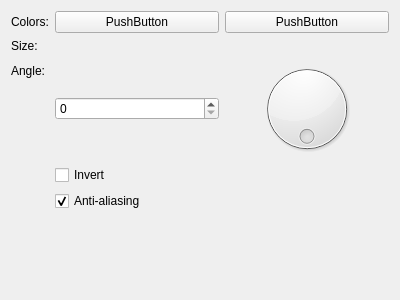
<?xml version="1.0" encoding="UTF-8"?>
<ui version="4.0">
 <class>WdgHalftone</class>
 <widget class="QWidget" name="WdgHalftone">
  <property name="geometry">
   <rect>
    <x>0</x>
    <y>0</y>
    <width>400</width>
    <height>300</height>
   </rect>
  </property>
  <property name="windowTitle">
   <string>Form</string>
  </property>
  <layout class="QFormLayout" name="formLayout">
   <item row="0" column="0">
    <widget class="QLabel" name="lblcolors">
     <property name="text">
      <string>Colors:</string>
     </property>
    </widget>
   </item>
   <item row="0" column="1">
    <layout class="QHBoxLayout" name="horizontalLayout">
     <item>
      <widget class="KisColorButton" name="bnforeground">
       <property name="text">
        <string>PushButton</string>
       </property>
      </widget>
     </item>
     <item>
      <widget class="KisColorButton" name="bnbackground">
       <property name="text">
        <string>PushButton</string>
       </property>
      </widget>
     </item>
    </layout>
   </item>
   <item row="1" column="0">
    <widget class="QLabel" name="label">
     <property name="text">
      <string>Size:</string>
     </property>
    </widget>
   </item>
   <item row="1" column="1">
    <widget class="KisSliderSpinBox" name="sld_cellSize" native="true"/>
   </item>
   <item row="2" column="1">
    <layout class="QHBoxLayout" name="horizontalLayout_2">
     <item>
      <widget class="QSpinBox" name="spb_angle">
       <property name="maximum">
        <number>360</number>
       </property>
      </widget>
     </item>
     <item>
      <widget class="QDial" name="dial_angle">
       <property name="maximum">
        <number>360</number>
       </property>
       <property name="wrapping">
        <bool>true</bool>
       </property>
      </widget>
     </item>
    </layout>
   </item>
   <item row="2" column="0">
    <widget class="QLabel" name="lbl_angle">
     <property name="text">
      <string>Angle:</string>
     </property>
     <property name="alignment">
      <set>Qt::AlignLeading|Qt::AlignLeft|Qt::AlignVCenter</set>
     </property>
    </widget>
   </item>
   <item row="4" column="1">
    <widget class="QCheckBox" name="ckbAntialiasing">
     <property name="text">
      <string>Anti-aliasing</string>
     </property>
     <property name="checked">
      <bool>true</bool>
     </property>
    </widget>
   </item>
   <item row="3" column="1">
    <widget class="QCheckBox" name="ckbInvert">
     <property name="text">
      <string>Invert</string>
     </property>
    </widget>
   </item>
  </layout>
 </widget>
 <customwidgets>
  <customwidget>
   <class>KisSliderSpinBox</class>
   <extends>QWidget</extends>
   <header location="global">kis_slider_spin_box.h</header>
   <container>1</container>
  </customwidget>
  <customwidget>
   <class>KisColorButton</class>
   <extends>QPushButton</extends>
   <header>kis_color_button.h</header>
  </customwidget>
 </customwidgets>
 <resources/>
 <connections/>
</ui>
